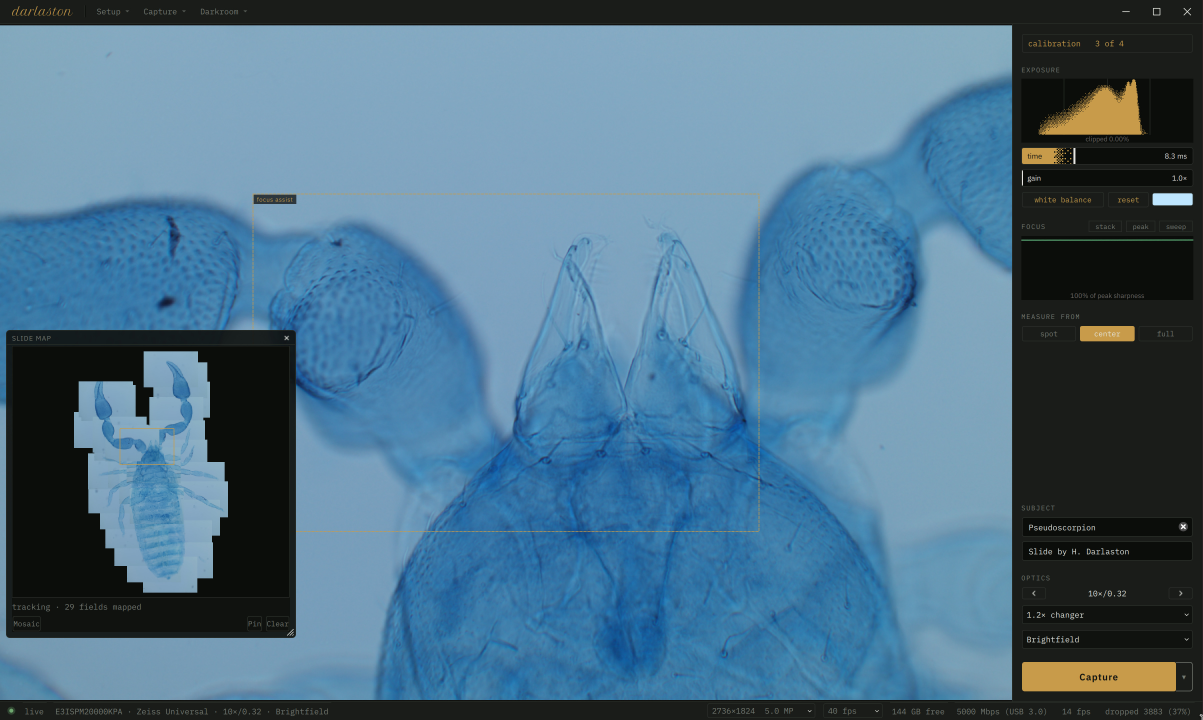
#> input picture assets/darlaston_ui.jpg, 3608 x 2160 px (shown at 1/3 size); its folder holds only this picture in this run
$ python -i stitch_bench.py   (imports and definitions only)
#> lines starting #> are read from the running program, lines starting #| are printed output that depends on the picture
"""Measured fence-posts for seam-aware stitching.

The stack bench (`stack_bench.py`) pins the merge; this pins the stitch.
Synthetic two-tile scenes with known ground truth, each modelling what the
seam is meant to fix or forbidden to break, and a table of the blends across
the metrics. Every change to `process.seam` must move these the right way
before it ships.

Blends:
  feather   -- the plain raised-cosine window the compositor ships.
  seam      -- the window narrowed by the seam multiplier (process.seam).
  multiband -- seam ownership blended per frequency (seam.multiband_blend),
               applied seam-locally; the archival ceiling for a specimen in
               an overlap that also carries a brightness step.
  lfc       -- a recorded dead-end (see blend_lfc): the cheap two-band
               approximation of multiband, kept to stop it being retried.

Scenes:
  ghost    -- a specimen sits in the overlap and the two tiles are placed
              with a known residual misalignment, so the feather sums it
              from both tiles slightly displaced: the soft double-image the
              seam exists to kill. The seam should route the whole specimen
              to one tile.
  straddle -- a specimen spans the entire overlap, no empty lane to route
              through. The seam cannot avoid it and must not pretend to:
              the feather widens and the result must match the plain blend,
              not regress.
  step     -- empty background with a brightness step between the tiles (the
              tiles are not normalised). A hard cut here would trade an
              invisible specimen seam for a visible background step, so the
              seam must stay graded: no worse a step than the feather.

Metrics, per scene:
  seam%    -- fraction of the seam curve (where ownership crosses 0.5) that
              lies on the specimen mask. The guarantee; target ~0 for ghost.
  ghost    -- RMSE against the clean single-tile oracle over the specimen
              region. The feather doubles the displaced specimen; a seam
              that routes around it does not.
  step     -- worst local gradient across the empty background. Catches a
              hard cut; must not exceed the feather's.

Run: PYTHONPATH=. .venv/bin/python tools/stitch_bench.py
"""
from __future__ import annotations

import sys
from pathlib import Path

import cv2
import numpy as np

sys.path.insert(0, str(Path(__file__).resolve().parent.parent))

from darlaston.process import seam
from darlaston.process.stitch import _window

WHITE = 4095.0


# ---- scene construction -----------------------------------------------------

# [16 lines left out: functions _texture, _blob, not called in this run]


class Scene:
    """A ground-truth canvas cut into two horizontally-overlapping tiles.

    The tiles are exact crops of one canvas, so they agree perfectly; a
    residual is introduced by *telling* the compositor the second tile sits
    `res` pixels from where its content actually was cut, which is precisely
    how dead-reckoning drift ghosts a specimen in the overlap.
    """

    # [21 lines left out: function __init__, not called in this run]

    def oracle(self):
        """The clean canvas: one specimen, correctly placed, no ghost."""
        return self.canvas


# A generous overlap with a small specimen in it: the arrangement regime,
# where a diatom is a fraction of the overlap and the seam has room to route.
_H, _W, _TW = 240, 440, 300            # overlap = 2*TW - W = 160 columns
_CX, _CY = 220, 120                    # centre of the shared band


# [42 lines left out: functions scene_ghost, scene_straddle, scene_step, scene_ghost_step, not called in this run]


SCENES = {"ghost": scene_ghost, "straddle": scene_straddle,
          "step": scene_step, "ghost+step": scene_ghost_step}


# ---- the two blends ---------------------------------------------------------

# [157 lines left out: functions _place, blend_feather, _seam_windows, _ownership, blend_seam, _canvas_tile and 3 more, not called in this run]


def blend_lfc(scene, down=8):
    """Low-frequency compensation: a measured dead-end, kept as one.

    The hope was a streaming-cheap multiband: high frequencies from the seam
    composite (specimen committed, no ghost) and low frequencies from a
    wide-mask composite (brightness step graded), a global two-band split
    with no three-tile-junction patch boundary and no full pyramid to hold.

    It does not work, and the bench says so: ghost 445 -> 130 on the ghost
    scene (helps) but 0 -> 161 on ghost+step (a *regression* against the
    plain seam). The reason is fundamental. A specimen the seam routed around
    sits right beside the seam, so any spatially wide mask bleeds across it
    and de-commits it -- the ghost comes back. Full multiband escapes this
    because it is frequency-selective, not a single spatial mask: it commits
    detail with a sharp mask at the fine levels and grades the step with a
    wide mask at the coarse ones, in the same place. A two-band spatial split
    cannot do both at once where specimen and seam are close. So the archival
    win needs the real pyramid; this is here to stop the idea being retried."""
    mult, _ = seam.weights([scene.tile_a, scene.tile_b],
                           [scene.pos_a, scene.pos_b],
                           [(scene.th, scene.tw)] * 2, scale=1.0)
    base = _window(scene.th, scene.tw)
    wa = base * cv2.resize(mult[0], (scene.tw, scene.th))
    wb = base * cv2.resize(mult[1], (scene.tw, scene.th))
    seam_out, _ = _place(scene, wa, wb)

    sigma = scene.tw * 0.12                     # widen the ownership transition

    def wide(m):
        mm = cv2.resize(m, (scene.tw, scene.th))
        return base * cv2.GaussianBlur(mm, (0, 0), sigma)

    wide_out, _ = _place(scene, wide(mult[0]), wide(mult[1]))

    # [5 lines left out: function lowpass, not called in this run]

    correction = lowpass(wide_out) - lowpass(seam_out)
    return seam_out + correction, None


# ---- metrics ----------------------------------------------------------------

def _overlap_cols(scene):
    bx = int(round(scene.bx_believed))            # [x0, x1) shared columns
    return bx, scene.ax + scene.tw


# [74 lines left out: functions seam_on_specimen, ghost_rmse, step_grad, main, not called in this run]


# [2 lines not run here, left out]

>>> import cv2
>>> picture = cv2.imread('../assets/darlaston_ui.jpg', cv2.IMREAD_GRAYSCALE)
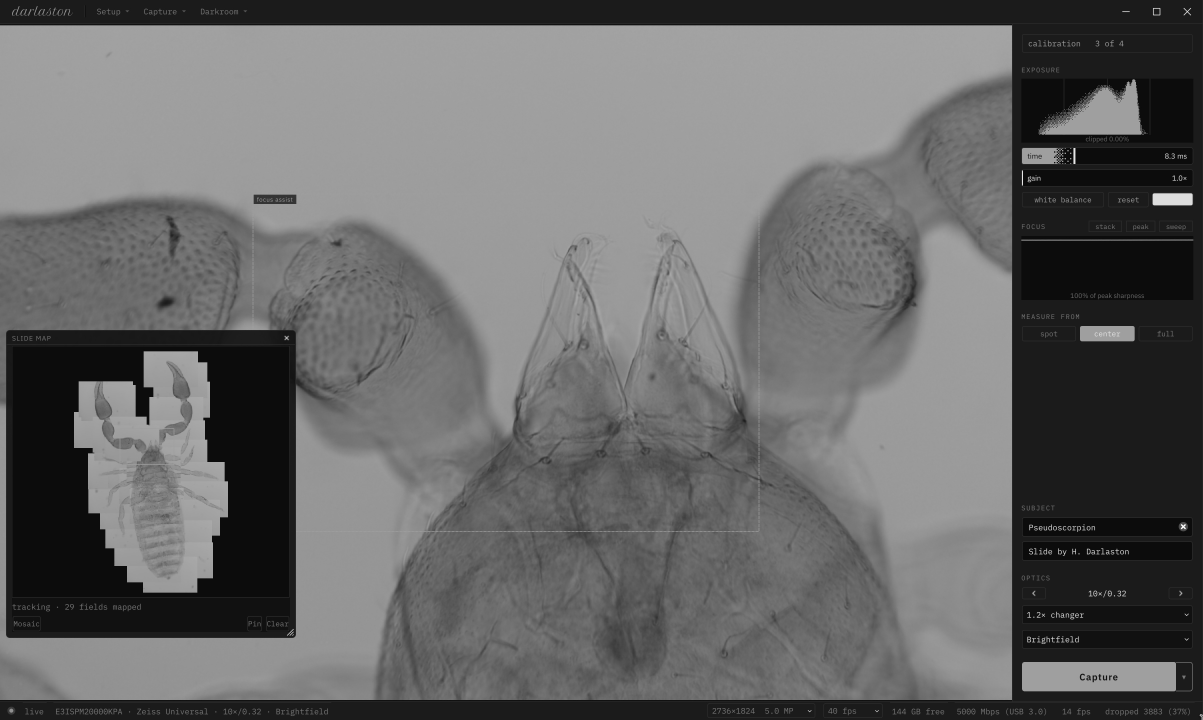
#> picture: shape (2160, 3608) (shown at 1/3 size); min 0, max 255, mean 103.3
>>> result = blend_lfc(picture)
#> (the run stopped early here; a loop or call above may not have finished)
